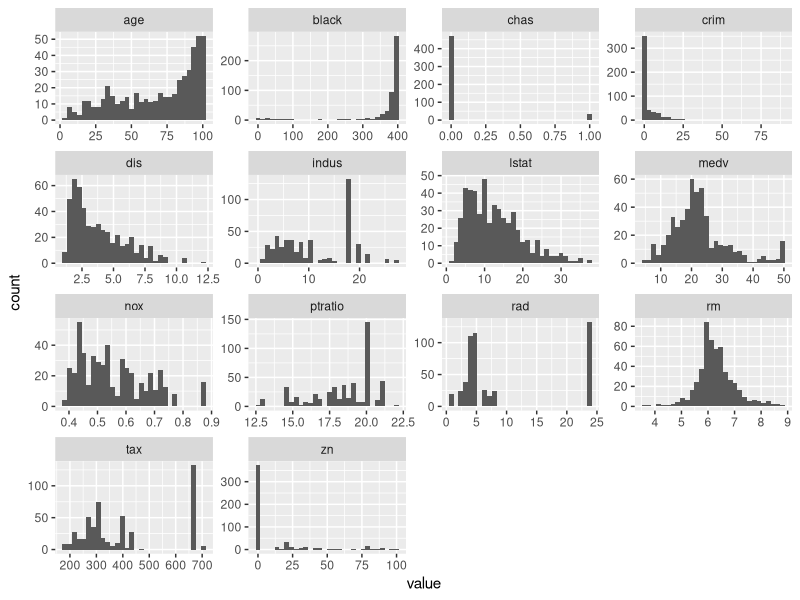
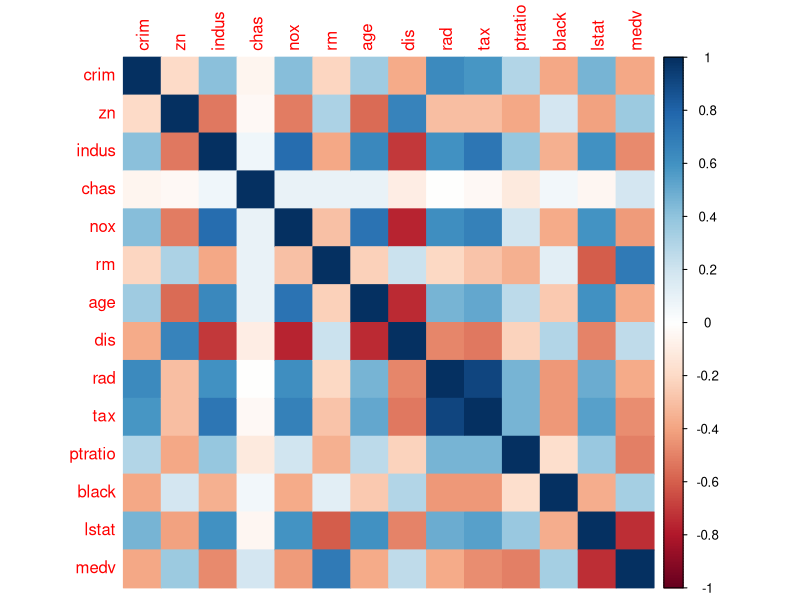

Recreate these plots in R, in order.
## ---- chunk 1
rm(list = ls())  # clear workspace
library(MASS)
data("Boston")
str(Boston)
## ---- chunk 2
library(tidyr); library(dplyr); library(ggplot2); library(tidyverse); library(corrplot) # load libraries
## ---- chunk 3
gather(Boston) %>% glimpse
gather(Boston) %>% ggplot(aes(value)) + facet_wrap("key", scales = "free") + geom_histogram() # bar plots
## ---- chunk 4
summary(Boston)
## ---- chunk 5
cor_matrix <-cor(Boston) 
cor_matrix <-round(cor_matrix, digits=2)
cor_matrix 
corrplot(cor_matrix, method = "color") 
## ---- chunk 6
boston_scaled <- scale(Boston)
summary(boston_scaled)
## ---- chunk 7
boston_scaled <- as.data.frame(boston_scaled)

# create a quantile vector of crim and print it
bins <- quantile(boston_scaled$crim) 

# create a categorical variable 'crime' and print the table
crime <- cut(boston_scaled$crim, breaks = bins, include.lowest = TRUE, label = c("low", "med_low", "med_high", "high"))
table(crime)

# remove original crim from the dataset
boston_scaled <- dplyr::select(boston_scaled, -crim)
## ---- chunk 8
n <- nrow(boston_scaled) # number of rows

# choose randomly 80% of the rows to create the train set
ind <- sample(n,  size = n * 0.8)
train <- boston_scaled[ind,]

# create test set 
test <- boston_scaled[-ind,]
